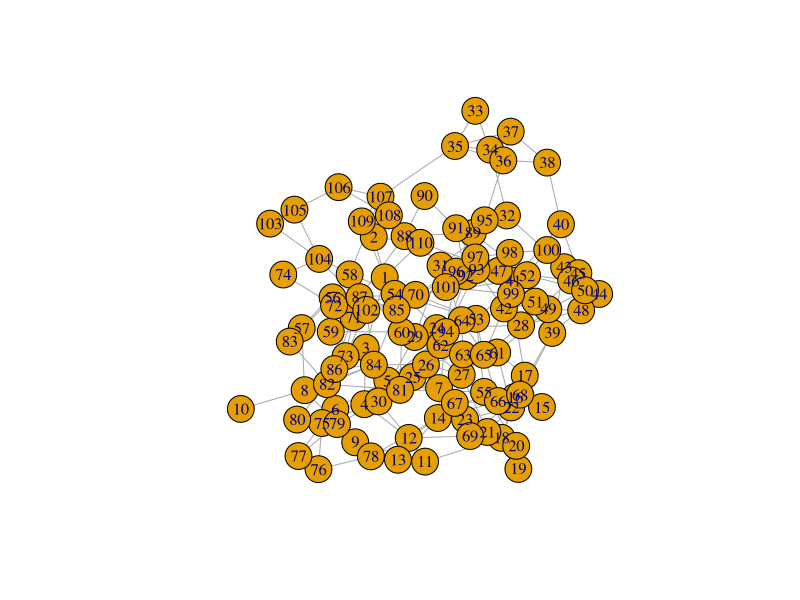
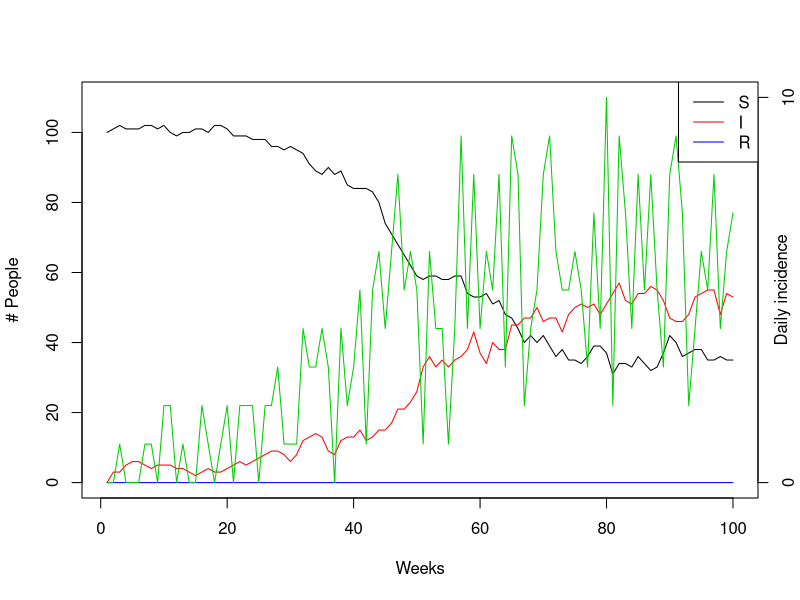

Write R code to recreate these figures, in order.
library("igraph")
init_S <- 100
init_I <- 10
beta <- 0.5
gamma <- 1 / 5
tau <- 1 / 10
alpha <- 1
no_of_timesteps <- 100
pop <- c(rep(0, init_S), rep(1, init_I))
sim_table <- as.data.frame(matrix(NA, no_of_timesteps, 5))
colnames(sim_table) <- c("Day", "S", "E", "I", "R")


connectivity <- 2
rewiring <- 0.15
nw <- sample_smallworld(1, length(pop), connectivity, rewiring)
#mean_distance(nw)
#transitivity(nw, type="average")
plot(nw)
as_edgelist(nw, names = TRUE)
neighborhood(nw, nodes = 1:3)


for(t in 1:no_of_timesteps){ 

	## Simulate what happens at each timestep
	sim_table$Day[t] <- t
	sim_table$S[t] <- sum(pop == 0)
	sim_table$E[t] <- sum(pop == 1)
	sim_table$I[t] <- sum(pop == 2)
	sim_table$R[t] <- sum(pop == 3)

	
	random_gamma <- runif(length(pop))
	random_tau <- runif(length(pop))
	random_alpha <- runif(length(pop))
  inc <- 0
  
	for(i in seq_along(pop)){
    	#Simulate what happens to each individual
    
		## INFECTION ##
		if(pop[i] == 2) {
		# how many infectious contacts do you have today
		ncontacts <- rpois(1, beta)
			if (ncontacts > 0) {
				# who do you have a contact with?
				pcontacted <- sample(as.vector(neighborhood(nw, nodes = i)[[1]][-1]), ncontacts, replace = T)
				#print(paste("p",ncontacts))
				#print(paste("w",pcontacted))
				for (w in 1:ncontacts){
					if (pop[pcontacted[w]] == 0) {
						pop[pcontacted[w]] <-1
						inc <- inc + 1
					}
				}   
			}
		} 
	
		## LATENCY ##
		if(pop[i] == 1){
			if(random_gamma[i] < gamma) { 
				pop[i] <- 2
			}
		}

		## RECOVERY ##
		if(pop[i] == 2){
			if(random_tau[i] < tau) {
				pop[i] <- 3
			}
		}
	
		## LOSS OF IMMUNITY ##
		if(pop[i] == 3){
			if(random_alpha[i] < alpha) {
				pop[i] <- 0
			}
		}
    
	} # close loop for individuals
  sim_table$inc[t]<-inc
} # close loop for timesteps

# look at the results table
sim_table




# plot results
plot(sim_table$Day, sim_table$S, type = "l", ylim = c(0, length(pop)),
    col = "black", xlab = "Weeks", ylab = ("# People"))
lines(sim_table$Day, sim_table$I, col = "red")
lines(sim_table$Day, sim_table$R, col = "blue")
par(new=T)
plot(sim_table$Day, sim_table$inc, axes=F, ylab="",xlab = "",
     col = "green3", type = "l")
axis(side=4, at = range(sim_table$inc))
mtext("Daily incidence",side=4, padj=1)
legend("topright", legend = c("S", "I", "R"), lwd = 1,
    col = c("black", "red", "blue", "green3"))
